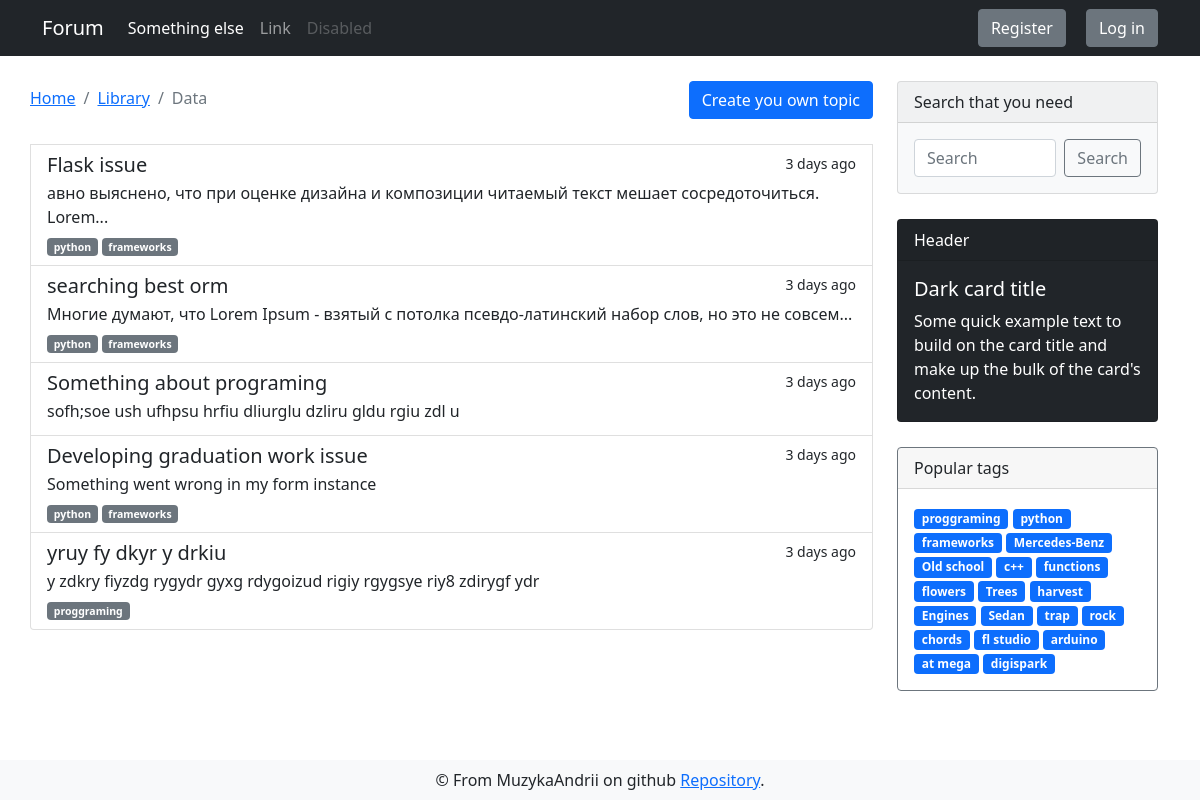
The app's page /forum/programing/python, older data.
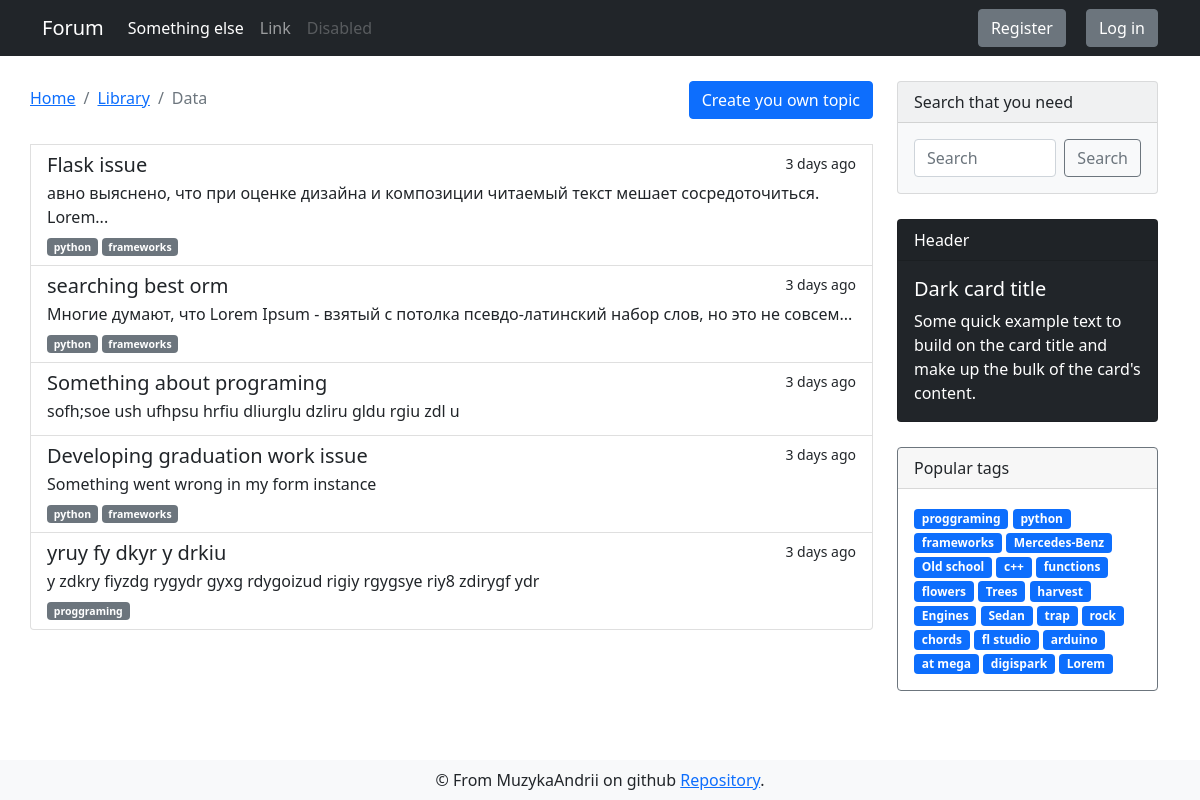
The same page, newer data.
### app/models.py (models this page shows, shortened)
class DbMixin(object):
    def save(self):
        db.session.add(self)
        db.session.commit()

class Discussion(DbMixin, db.Model):
    id = db.Column(db.Integer, primary_key = True, autoincrement=True)
    theme = db.Column(db.String, unique=True, nullable=False)
    text = db.Column(db.Text, unique=True, nullable=False)
    theme_id = db.Column(db.Integer, db.ForeignKey('theme.id'), nullable=False)
    tags = db.relationship('Tag', secondary=discussion_tags, backref=db.backref('discussions', lazy='dynamic'))
    comments = db.relationship('Comment', backref='parent_discussion', lazy='dynamic')
    creator_id = db.Column(db.Integer, db.ForeignKey('user.id'), nullable=False)
    edit_requests = db.relationship('Edit_request', backref='target_discussion', lazy='select')

class Tag(DbMixin, db.Model):
    id = db.Column(db.Integer, primary_key = True, autoincrement=True)
    name = db.Column(db.String(50), unique=True, nullable=False)
    slug = db.Column(db.String(100), unique=True, nullable=False)
    section_id = db.Column(db.Integer, db.ForeignKey('section.id'), nullable=False)

### app/views.py (the view)
@app.route('/forum/<string:section_slug>/<string:theme_slug>')
def discussions_index(section_slug, theme_slug):
    current_section_id = Section.get_from_slug(section_slug).id
    current_theme = Theme.get_current_theme(theme_slug, current_section_id)
    discussions = current_theme.discussions
    return render_template('forum/discussions.html', tags=get_tags(), discussions=discussions, section_slug=section_slug, theme_slug=current_theme.slug, title='Topics list')

### app/models.py (called while the page is built)
    @staticmethod
    def get_from_slug(slug):
        return Section.query.filter_by(slug=slug).first_or_404()

    @staticmethod
    def get_current_theme(theme_slug, section_id):
        return Theme.query.filter_by(slug=theme_slug, section_id=section_id).first_or_404()

### app/views.py (called while the page is built)
@app.before_request
def update_last_seen():
    if current_user.is_authenticated:
        current_user.update_last_seen()

@app.before_request
@cache.cached(timeout=60)
def check_banned():
    if current_user.is_authenticated and current_user.is_banned == True:
        ban_reason = current_user.ban_reason
        logout_user()
        return render_template('alerts/banned.html', reason=ban_reason)

@cache.cached(timeout=600, key_prefix='tags')
def get_tags():
    return Tag.query.limit(25).all()

### app/templates/forum/discussions.html (shortened to what this page needs)
{% extends "layouts/base.html" %}
{% block content %}
<div class="container">
    <div class="row">
        <div style="margin: 25px 0;" class="list-group col-md-9">
            <div class="heading d-flex">
                <nav aria-label="breadcrumb">
                    <ol class="breadcrumb">
                        <li class="breadcrumb-item"><a href="#">Home</a></li>
                        <li class="breadcrumb-item"><a href="#">Library</a></li>
                        <li class="breadcrumb-item active" aria-current="page">Data</li>
                    </ol>
                </nav>
                {% if current_user.is_anonymous %}
                <button type="button" class="btn btn-primary" data-bs-toggle="modal" data-bs-target="#exampleModal">
                    Create you own topic
                </button>
                {% else %}
                <a class="btn btn-primary"
                    href="{{ url_for('create_topic', section_slug=section_slug, theme_slug=theme_slug) }}"
                    class="list-group-item list-group-item-action" aria-current="true">
                    Create you own topic
                </a>
                {% endif %}
            </div>
            {% for discussion in discussions %}
            <a href="{{ url_for('discussion', section_slug=section_slug, theme_slug=theme_slug, discussion_id=discussion.id) }}"
                class="list-group-item list-group-item-action" aria-current="true">
                <div class="d-flex w-100 justify-content-between">
                    <h5 class="mb-1">{{ discussion.theme }}</h5>
                    <small>3 days ago</small>
                </div>
                <p class="mb-1">{{ discussion.text | truncate(100) | striptags }}</p>
                <small>
                    {% for tag in discussion.tags %}
                    <span class="badge bg-secondary">{{ tag.name }}</span>
                    {% endfor %}
                </small>
            </a>
            {% endfor %}
        </div>
        {% include 'layouts/sidebar.html' %}
    </div>
</div>
{% endblock %}

### app/templates/layouts/sidebar.html
<div class="sidebar col-md-3">
    <div class="card text-dark bg-light mb-3" style="max-width: 18rem;">
        <div class="card-header">Search that you need</div>
        <form method="GET" action="{{ url_for('search') }}" class="card-body d-flex">
            <input name="search_query" value="{{ request.args.get('search_query', '') }}" class="form-control me-2" type="text" placeholder="Search" aria-label="Search">
            <button class="btn btn-outline-secondary" type="submit">Search</button>
        </form>
    </div>
    <div class="card text-white bg-dark mb-3" style="max-width: 18rem;">
        <div class="card-header">Header</div>
        <div class="card-body">
            <h5 class="card-title">Dark card title</h5>
            <p class="card-text">Some quick example text to build on the card title and make up the bulk of the
                card's content.</p>
        </div>
    </div>
    <div class="card border-secondary mb-3" style="max-width: 18rem;">
        <div class="card-header">Popular tags</div>
        <div class="card-body text-secondary">
            {% for tag in tags %}
            <a href="{{ url_for('tags_discussions', tag_slug=tag.slug) }}" class="tag badge bg-primary">{{ tag.name }}</a>
            {% endfor %}
        </div>
    </div>
</div>

Row changes from the older to the newer data that the page shows:
added Tag: name "Lorem", shown under "Dark card title"
